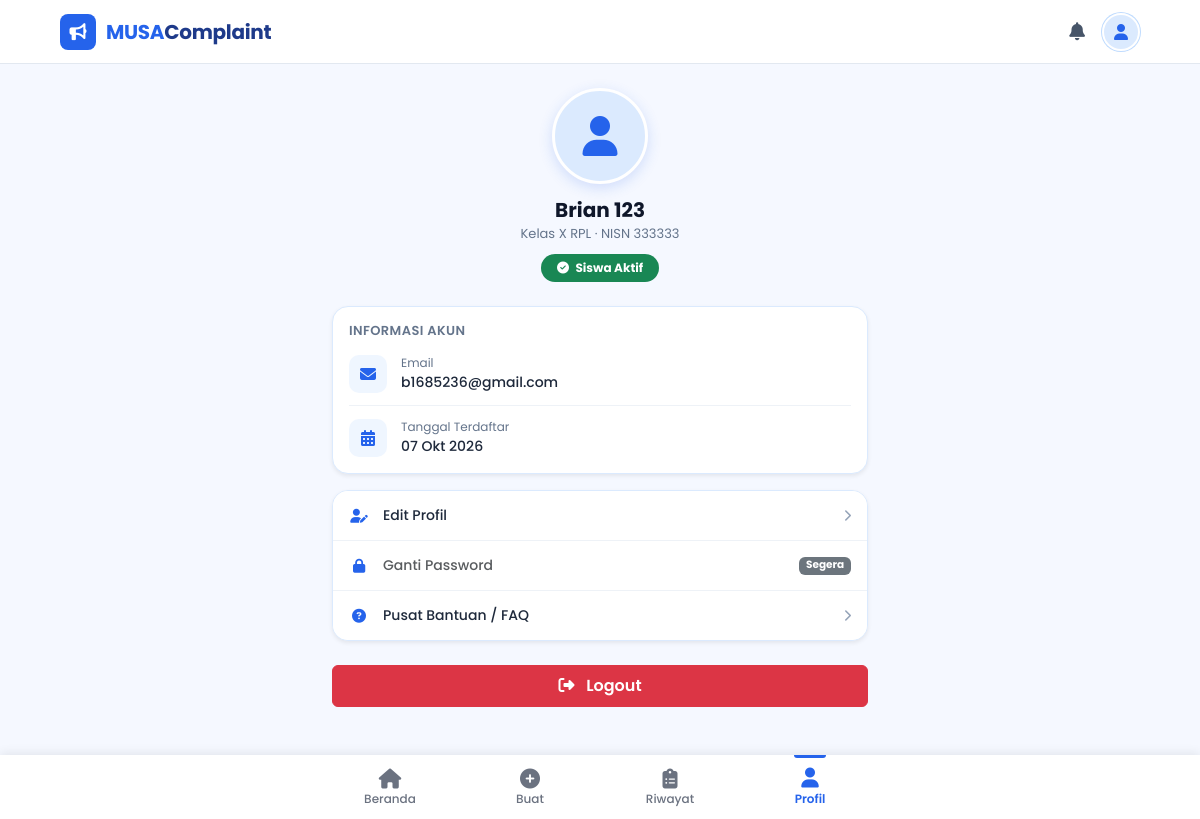
The page /siswa/profil.php (signed in) on the database its author committed.
### tables this page shows
CREATE TABLE `siswa` (
  `id_siswa` int UNSIGNED NOT NULL,
  `nis` varchar(30) NOT NULL,
  `nama` varchar(100) NOT NULL,
  `kelas` varchar(50) NOT NULL,
  `email` varchar(100) NOT NULL,
  `username` varchar(50) NOT NULL,
  `password` varchar(255) NOT NULL,
  `role` enum('siswa') NOT NULL DEFAULT 'siswa',
  `created_at` timestamp NULL DEFAULT CURRENT_TIMESTAMP,
  `foto` text
);

### siswa/profil.php (the view, shortened to what this page needs)
<?php
require_once "../config/database.php";
$id_siswa = $_SESSION["user_id"];
$stmt = $conn->prepare("SELECT * FROM siswa WHERE id_siswa = ?");
$stmt->bind_param("i", $id_siswa);
$stmt->execute();
$siswa = $stmt->get_result()->fetch_assoc();
$nama   = $siswa["nama"]  ?? "-";
$kelas  = $siswa["kelas"] ?? "-";
$nisn   = $siswa["nis"]   ?? "-";
$email  = $siswa["email"] ?? "-";
$bulan = [1 => "Jan", "Feb", "Mar", "Apr", "Mei", "Jun",
               "Jul", "Agu", "Sep", "Okt", "Nov", "Des"];
$tanggal_daftar = "-";
if (!empty($siswa["created_at"])) {
    $t = strtotime($siswa["created_at"]);
    $tanggal_daftar = date("d", $t) . " " . $bulan[(int) date("n", $t)] . " " . date("Y", $t);
}
$menu_pengaturan = [
    ["Edit Profil",         "fa-user-pen",        "edit_profil.php"],
    ["Ganti Password",      "fa-lock",            "ganti_password.php"],
    ["Pusat Bantuan / FAQ", "fa-circle-question", "faq.php"],
];
?>
<!DOCTYPE html>
<html lang="id">
<head>
    <link rel="stylesheet"
          href="https://cdn.jsdelivr.net/npm/bootstrap@5.3.3/dist/css/bootstrap.min.css">
    <link rel="stylesheet"
          href="../asests/css/profil.css">
</head>
<body>
<main class="container profil-wrap">
    <section class="text-center mb-4">
        <div class="profil-avatar">
        </div>
        <h1 class="profil-nama">
            <?= htmlspecialchars($nama); ?>
        </h1>
        <p class="profil-sub">
            Kelas <?= htmlspecialchars($kelas); ?>
            &middot; NISN <?= htmlspecialchars($nisn); ?>
        </p>
        <span class="badge rounded-pill text-bg-success px-3 py-2">
            <i class="fa-solid fa-circle-check me-1"></i>
            Siswa Aktif
        </span>
    </section>
    <div class="card shadow-sm mb-3">
        <div class="card-body px-3 py-3">
            <h2 class="card-title-small mb-1">Informasi Akun</h2>
            <div class="info-item">
                <span class="info-icon"><i class="fa-solid fa-envelope"></i></span>
                <div>
                    <div class="info-label">Email</div>
                    <div class="info-value"><?= htmlspecialchars($email); ?></div>
                </div>
            </div>
            <div class="info-item">
                <span class="info-icon"><i class="fa-solid fa-calendar-days"></i></span>
                <div>
                    <div class="info-label">Tanggal Terdaftar</div>
                    <div class="info-value"><?= htmlspecialchars($tanggal_daftar); ?></div>
                </div>
            </div>
        </div>
    </div>
    <div class="card shadow-sm mb-4 overflow-hidden">
        <div class="list-group list-group-flush">
            <?php foreach ($menu_pengaturan as [$label, $ikon, $tujuan]): ?>
                <?php $tersedia = is_file(__DIR__ . "/" . $tujuan); ?>
                <?php if ($tersedia): ?>
                    <a href="<?= htmlspecialchars($tujuan); ?>"
                       class="list-group-item list-group-item-action">
                        <i class="fa-solid <?= $ikon; ?> menu-icon" aria-hidden="true"></i>
                        <span><?= $label; ?></span>
                        <i class="fa-solid fa-chevron-right menu-arrow" aria-hidden="true"></i>
                    </a>
                <?php else: ?>
                    <div class="list-group-item disabled text-muted"
                         aria-disabled="true">
                        <i class="fa-solid <?= $ikon; ?> menu-icon" aria-hidden="true"></i>
                        <span><?= $label; ?></span>
                        <span class="badge text-bg-secondary ms-auto">Segera</span>
                    </div>
                <?php endif; ?>
            <?php endforeach; ?>
        </div>
    </div>
    <a href="../akun/logout.php"
       class="btn btn-danger w-100 py-2 fw-semibold">
        <i class="fa-solid fa-right-from-bracket me-2"></i>
        Logout
    </a>
</main>
<?php include "bottom-nav.php"; ?>
</body>
</html>

### asests/css/profil.css (style rules this page uses)
body { font-family: "Poppins", sans-serif; background: #f5f8ff; }
.profil-wrap { max-width: 560px; padding-top: 24px; padding-bottom: 32px; }
.profil-avatar { width: 96px; height: 96px; display: flex; align-items: center; justify-content: center; margin: 0 auto 14px; border-radius: 50%; overflow: hidden; background: #dbeafe; color: #2563eb; border: 3px solid #ffffff; box-shadow: 0 4px 14px rgba(37, 99, 235, 0.18); font-size: 40px; }
.profil-nama { font-size: 20px; font-weight: 700; color: #0f172a; margin-bottom: 2px; }
.profil-sub { font-size: 13px; color: #64748b; margin-bottom: 10px; }
.card { border: 1px solid #dbeafe; border-radius: 16px; }
.card-title-small { font-size: 13px; font-weight: 600; color: #64748b; text-transform: uppercase; letter-spacing: 0.4px; }
.info-item { display: flex; align-items: center; gap: 14px; padding: 12px 0; border-bottom: 1px solid #eef2f7; }
.info-item:last-child { border-bottom: none; padding-bottom: 0; }
.info-icon { width: 38px; height: 38px; flex-shrink: 0; display: flex; align-items: center; justify-content: center; border-radius: 10px; background: #eff6ff; color: #2563eb; }
.info-label { font-size: 12px; color: #64748b; }
.info-value { font-size: 14px; font-weight: 500; color: #1e293b; word-break: break-word; }
.list-group-item { display: flex; align-items: center; gap: 14px; padding: 14px 16px; font-size: 14px; font-weight: 500; color: #1e293b; border-color: #eef2f7; }
.list-group-item .menu-icon { width: 20px; text-align: center; color: #2563eb; }
.list-group-item .menu-arrow { margin-left: auto; font-size: 12px; color: #94a3b8; }

### asests/css/bottom-nav.css (style rules this page uses)
:root { --tb-height: 64px; --bn-height: 64px; --bn-active: #2563eb; --bn-inactive: #6b7280; }
body { padding-top: var(--tb-height); padding-bottom: calc(var(--bn-height) + env(safe-area-inset-bottom, 0px) + 16px); }

### rows shown on the page
siswa: nama "Brian 123", kelas "X RPL", nis "333333", email "b1685236@gmail.com", created_at "07 Okt 2026"

### other values the page prints
$label "Edit Profil"
$label "Ganti Password"
$label "Pusat Bantuan / FAQ"
$label "Beranda"
$label "Buat"
$label "Riwayat"
$label "Profil"
